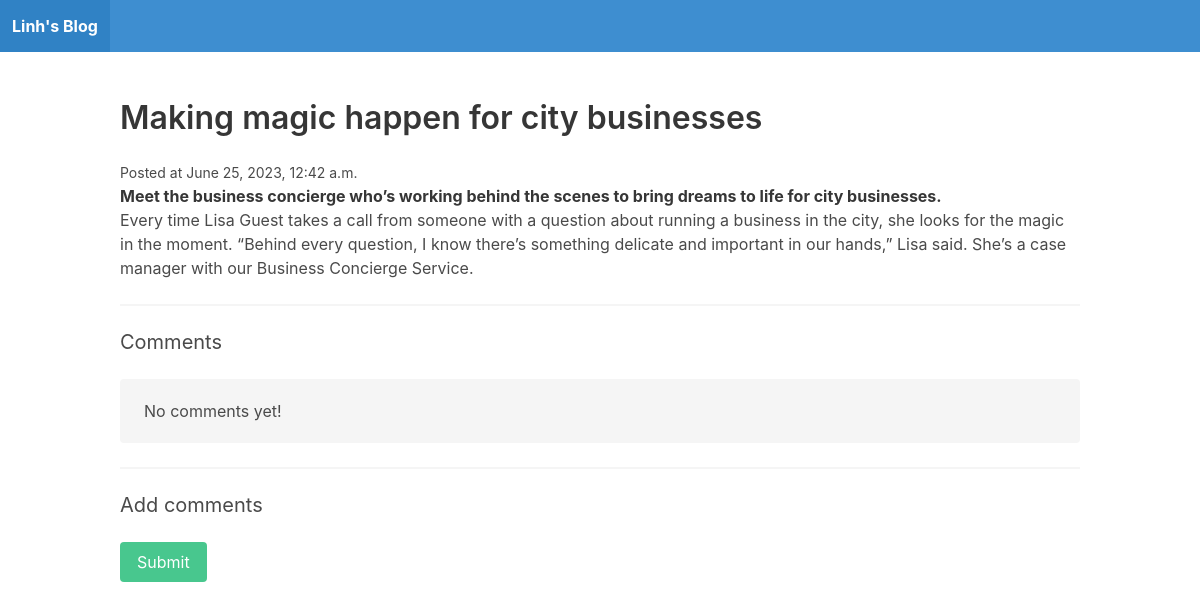
/Economic/, run on the app's committed database.
### blog/models.py (models this page shows)
class Post(models.Model):
    title = models.CharField(max_length=255)
    slug = models.SlugField()
    intro = models.TextField()
    body = models.TextField()
    date_added = models.DateTimeField(auto_now_add=True)
    class Meta:
        ordering = ['-date_added']

### blog/views.py (the view)
# urls.py: path('<slug:slug>/', post_detail, name='post_detail')
def post_detail(request, slug):
    post = Post.objects.get(slug=slug)
    if request.method == 'POST':
        form = CommentForm(request.POST)
        if form.is_valid():
            comment = form.save(commit=False)
            comment.post = post
            comment.save()
            return redirect('post_detail', slug = post.slug)
    else:
        form = CommentForm()
    return render(request, 'blog/post_detail.html', {'post': post})

### blog/templates/blog/post_detail.html (shortened to what this page needs)
{% extends 'blog/base.html' %}
{% block content %}
    <h1 class="title">{{ post.title }}</h1>
    <small>Posted at {{ post.date_added }}</small>
    <p><strong>{{ post.intro }}</strong></p>
    <p>{{ post.body }} </p>
    <hr>
    <h2 class="subtitle">Comments</h2>
    {% for comment in post.comments.all %}
        <article class="media">
            <div class="media-content">
                <div class="content">
                    <p>
                        <strong> {{ comment.name }}</strong> <small> {{ comment.date_added }}</small>
                        <br>
                        {{ comment.body }}
                    </p>
                </div>
            </div>
        </article>
    {% empty %}
        <div class="notification">
            <p>No comments yet!</p>
        </div>
    {% endfor %}
    <hr>
    <h2 class="subtitle"> Add comments</h2>
    <form method="post" action=".">
        <div class="field">
            <div class="control">
                <button class="button is-success"> Submit</button>
            </div>
        </div>
    </form>
{% endblock %}

### data on the page
Post: title "Making magic happen for city businesses", date_added "June 25, 2023, 12:42 a.m.", intro "Meet the business concierge who’s working behind the scenes to bring dreams to life for city businesses.", body "Every time Lisa Guest takes a call from someone with a question about running a business in the city, she looks for the magic in the moment. “Behind every question, I know there’s something delicate and important in our hands,” Lisa said. She’s a case manager with our Business Concierge Service."
